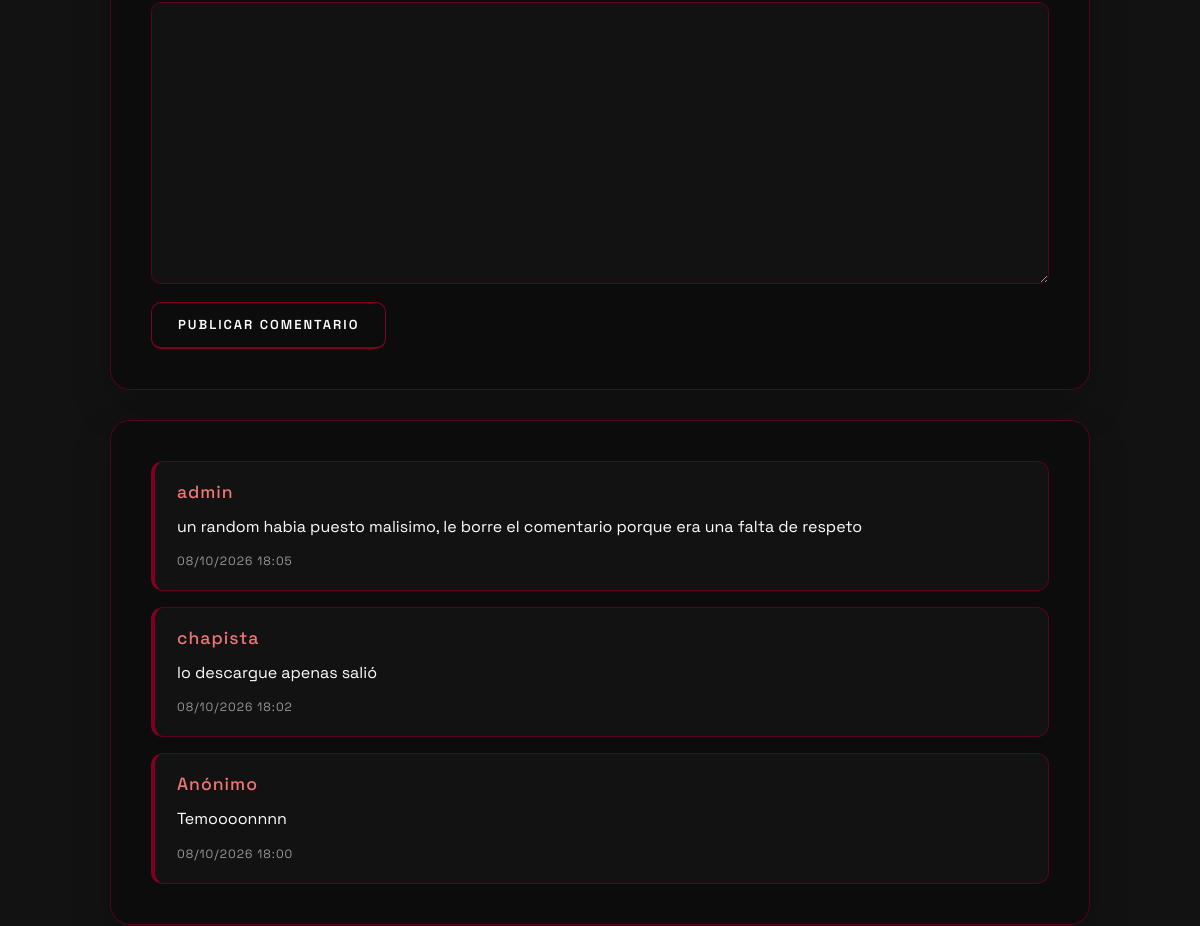
The page /blog/tema-del-ano/ (middle part) on the database as committed earlier.
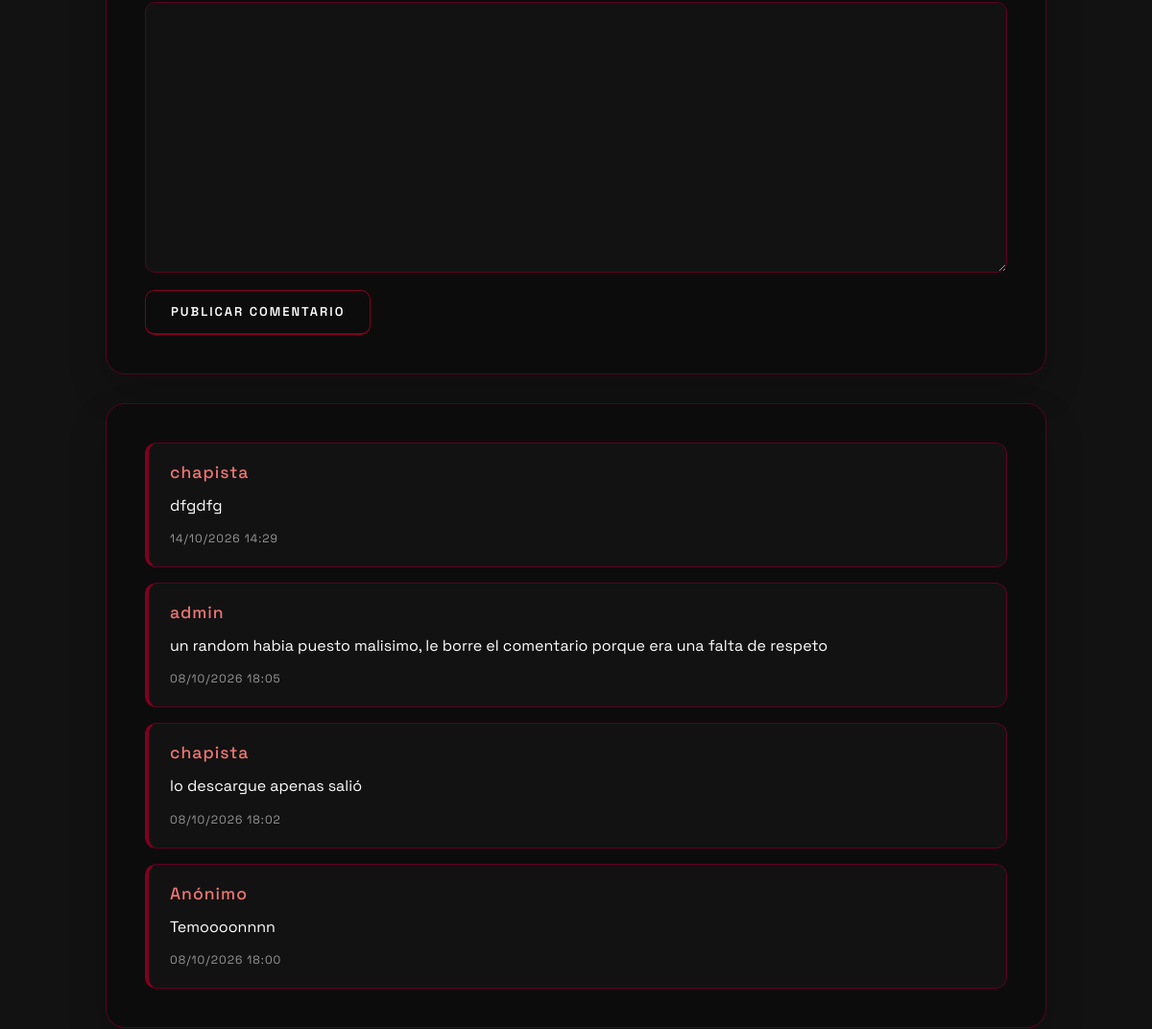
The same page on the database as committed later.
### blog/models.py (models this page shows, shortened)
class Comment(models.Model):
    post = models.ForeignKey(Post, related_name='comments', on_delete=models.CASCADE)
    name = models.CharField(max_length=100)
    content = models.TextField()
    created_at = models.DateTimeField(auto_now_add=True)
    class Meta:
        ordering = ['-created_at']

### blog/views.py (the view)
# urls.py: path('<slug:slug>/', views.detail, name='detail'),
def detail(request, slug):
    post = get_object_or_404(Post, slug=slug)
    if request.method == 'POST':
        form = CommentForm(request.POST)
        if form.is_valid():
            comment = form.save(commit=False)
            comment.post = post
            comment.name = request.user.get_username() if request.user.is_authenticated else 'Anónimo'
            comment.save()
            return redirect('blog:detail', slug=slug)
    else:
        form = CommentForm()
    return render(request, 'blog/detail.html', {
        'post' : post,
        'form': form
    })

### blog/forms.py
class CommentForm(ModelForm):
    content = forms.CharField(
        label='Contenido',
        max_length=500,
        widget=forms.Textarea(attrs={'maxlength': '500'}),
    )
    class Meta:
        model = Comment
        fields = ['content']

### blog/templates/blog/detail.html (shortened to what this page needs)
{% extends "blog/layout.html" %} {% block title %}{{ post.title }}{% endblock %} {% block blog %}
<section class="blog-shell blog-detail-section">
    <section class="blog-comments-section">
        <form method="post" action=".">
            {{ form.as_p }}
            <button type="submit">Publicar comentario</button>
        </form>
    </section>
    <section class="blog-comments-list">
        {% for comment in post.comments.all %}
        <div class="blog-comment">
            <div class="blog-comment-header">
                <h3>{{ comment.name }}</h3>
            </div>
            <p>{{ comment.content }}</p>
            <time>{{ comment.created_at|date:"d/m/Y H:i" }}</time>
        </div>
        {% empty %}
        <p>No hay comentarios aún.</p>
        {% endfor %}
    </section>
</section>
{% endblock %}

Rows that differ between the two databases and show on the page:
added Comment: name "chapista", content "dfgdfg", created_at "14/10/2026 14:29"
